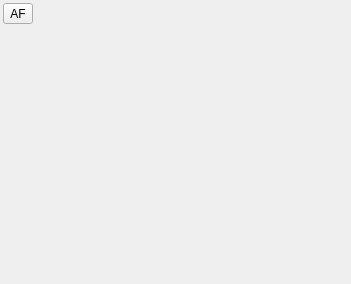
  <widget class="QWidget" name="spectrumContainer" native="true">
   <property name="geometry">
    <rect>
     <x>0</x>
     <y>450</y>
     <width>351</width>
     <height>284</height>
    </rect>
   </property>
   <property name="sizePolicy">
    <sizepolicy hsizetype="Expanding" vsizetype="Expanding">
     <horstretch>0</horstretch>
     <verstretch>0</verstretch>
    </sizepolicy>
   </property>
   <property name="windowTitle">
    <string>Channel Spectrum</string>
   </property>
   <layout class="QVBoxLayout" name="verticalLayout">
    <property name="spacing">
     <number>2</number>
    </property>
    <property name="leftMargin">
     <number>3</number>
    </property>
    <property name="topMargin">
     <number>3</number>
    </property>
    <property name="rightMargin">
     <number>3</number>
    </property>
    <property name="bottomMargin">
     <number>3</number>
    </property>
    <item>
     <layout class="QHBoxLayout" name="spectrumSourceLayout">
      <item>
       <widget class="ButtonSwitch" name="spectrumAudio">
        <property name="toolTip">
         <string>Spectrum source: IQ (unchecked) or Audio (checked)</string>
        </property>
        <property name="text">
         <string>AF</string>
        </property>
        <property name="checkable">
         <bool>true</bool>
        </property>
       </widget>
      </item>
      <item>
       <spacer name="spectrumSourceSpacer">
        <property name="orientation">
         <enum>Qt::Orientation::Horizontal</enum>
        </property>
        <property name="sizeHint" stdset="0">
         <size>
          <width>40</width>
          <height>20</height>
         </size>
        </property>
       </spacer>
      </item>
     </layout>
    </item>
    <item>
     <widget class="GLSpectrum" name="glSpectrum" native="true">
      <property name="sizePolicy">
       <sizepolicy hsizetype="Expanding" vsizetype="Expanding">
        <horstretch>0</horstretch>
        <verstretch>0</verstretch>
       </sizepolicy>
      </property>
      <property name="minimumSize">
       <size>
        <width>200</width>
        <height>250</height>
       </size>
      </property>
      <property name="font">
       <font>
        <family>Liberation Mono</family>
        <pointsize>8</pointsize>
       </font>
      </property>
     </widget>
    </item>
    <item>
     <widget class="GLSpectrumGUI" name="spectrumGUI" native="true"/>
    </item>
   </layout>
  </widget>
